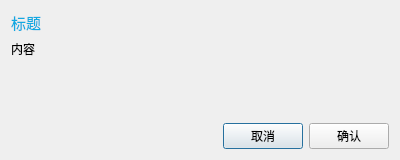
<?xml version="1.0" encoding="UTF-8"?>
<ui version="4.0">
 <class>Question</class>
 <widget class="QDialog" name="Question">
  <property name="geometry">
   <rect>
    <x>0</x>
    <y>0</y>
    <width>400</width>
    <height>160</height>
   </rect>
  </property>
  <property name="sizePolicy">
   <sizepolicy hsizetype="Fixed" vsizetype="Fixed">
    <horstretch>0</horstretch>
    <verstretch>0</verstretch>
   </sizepolicy>
  </property>
  <property name="windowTitle">
   <string>Dialog</string>
  </property>
  <layout class="QVBoxLayout" name="verticalLayout">
   <item>
    <widget class="QLabel" name="label_title">
     <property name="font">
      <font>
       <pointsize>11</pointsize>
      </font>
     </property>
     <property name="styleSheet">
      <string notr="true">color: rgb(17, 169, 225);</string>
     </property>
     <property name="text">
      <string>标题</string>
     </property>
    </widget>
   </item>
   <item>
    <widget class="QLabel" name="label_text">
     <property name="text">
      <string>内容</string>
     </property>
    </widget>
   </item>
   <item>
    <spacer name="verticalSpacer">
     <property name="orientation">
      <enum>Qt::Vertical</enum>
     </property>
     <property name="sizeHint" stdset="0">
      <size>
       <width>20</width>
       <height>40</height>
      </size>
     </property>
    </spacer>
   </item>
   <item>
    <layout class="QHBoxLayout" name="horizontalLayout">
     <item>
      <spacer name="horizontalSpacer">
       <property name="orientation">
        <enum>Qt::Horizontal</enum>
       </property>
       <property name="sizeHint" stdset="0">
        <size>
         <width>40</width>
         <height>20</height>
        </size>
       </property>
      </spacer>
     </item>
     <item>
      <widget class="QPushButton" name="btn_reject">
       <property name="text">
        <string>取消</string>
       </property>
      </widget>
     </item>
     <item>
      <widget class="QPushButton" name="btn_accept">
       <property name="text">
        <string>确认</string>
       </property>
      </widget>
     </item>
    </layout>
   </item>
  </layout>
 </widget>
 <resources/>
 <connections>
  <connection>
   <sender>btn_accept</sender>
   <signal>clicked()</signal>
   <receiver>Question</receiver>
   <slot>accept()</slot>
   <hints>
    <hint type="sourcelabel">
     <x>354</x>
     <y>139</y>
    </hint>
    <hint type="destinationlabel">
     <x>384</x>
     <y>54</y>
    </hint>
   </hints>
  </connection>
  <connection>
   <sender>btn_reject</sender>
   <signal>clicked()</signal>
   <receiver>Question</receiver>
   <slot>reject()</slot>
   <hints>
    <hint type="sourcelabel">
     <x>272</x>
     <y>138</y>
    </hint>
    <hint type="destinationlabel">
     <x>297</x>
     <y>61</y>
    </hint>
   </hints>
  </connection>
 </connections>
</ui>
